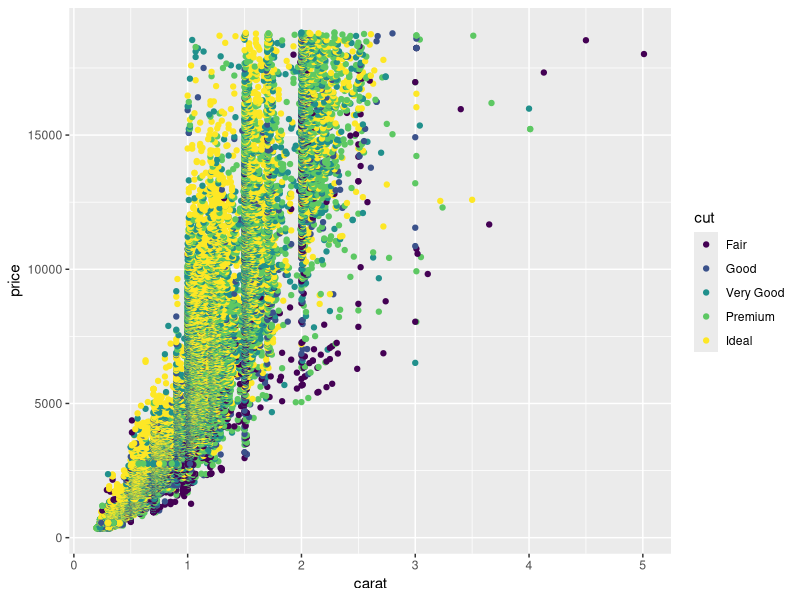

Write the R code that produced this figure.
## ---- chunk 1
knitr::opts_chunk$set(echo = TRUE)
library(tidyverse)
## ---- chunk 2
### In this code chunk, start with the diamonds dataset (built in to
### ggplot2 package) and create a plot of price vs. carat (or some other
### variables of your choice)


ggplot(data = diamonds, aes(x = carat, y = price)) +
  geom_point(aes(color = cut))
## ---- chunk 3
### In this code chunk, start with the diamonds dataset (built in to
### ggplot2 package) and create a subset based on filtering, e.g., 
### size greater than 1 carat or cut is "Ideal"
diamond_subset <- diamonds %>%
  filter(carat > 1 & cut == 'Ideal')


## ---- chunk 4
### Both partners - delete this comment, then write some code here
### to plot, summarize, calculate something simple using the diamonds
### dataset.


## ---- chunk 5
### Both partners - delete this comment, then write some code here
### to plot, summarize, calculate something simple using the diamonds
### dataset.

